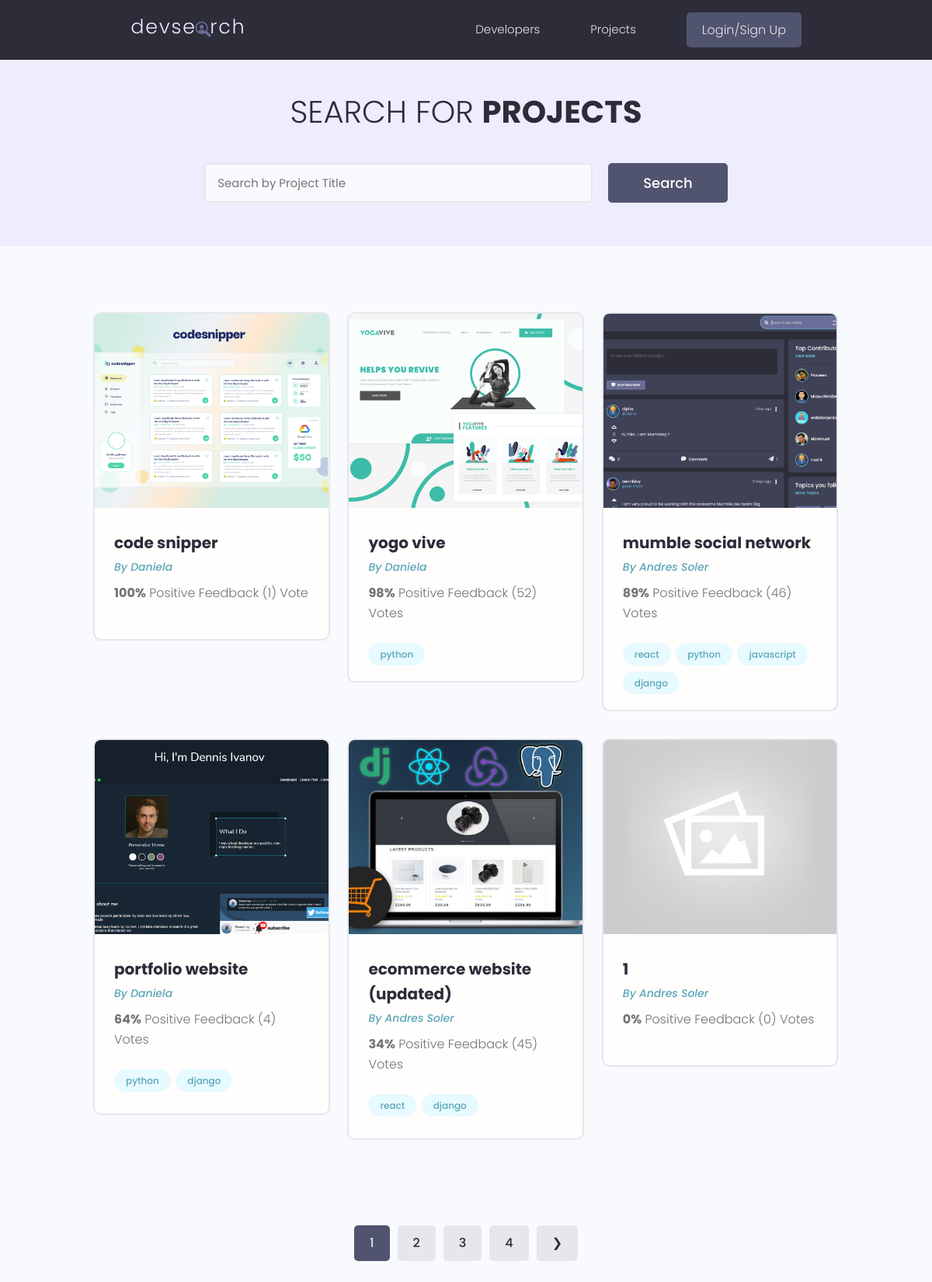
The app's page /projects/, older data.
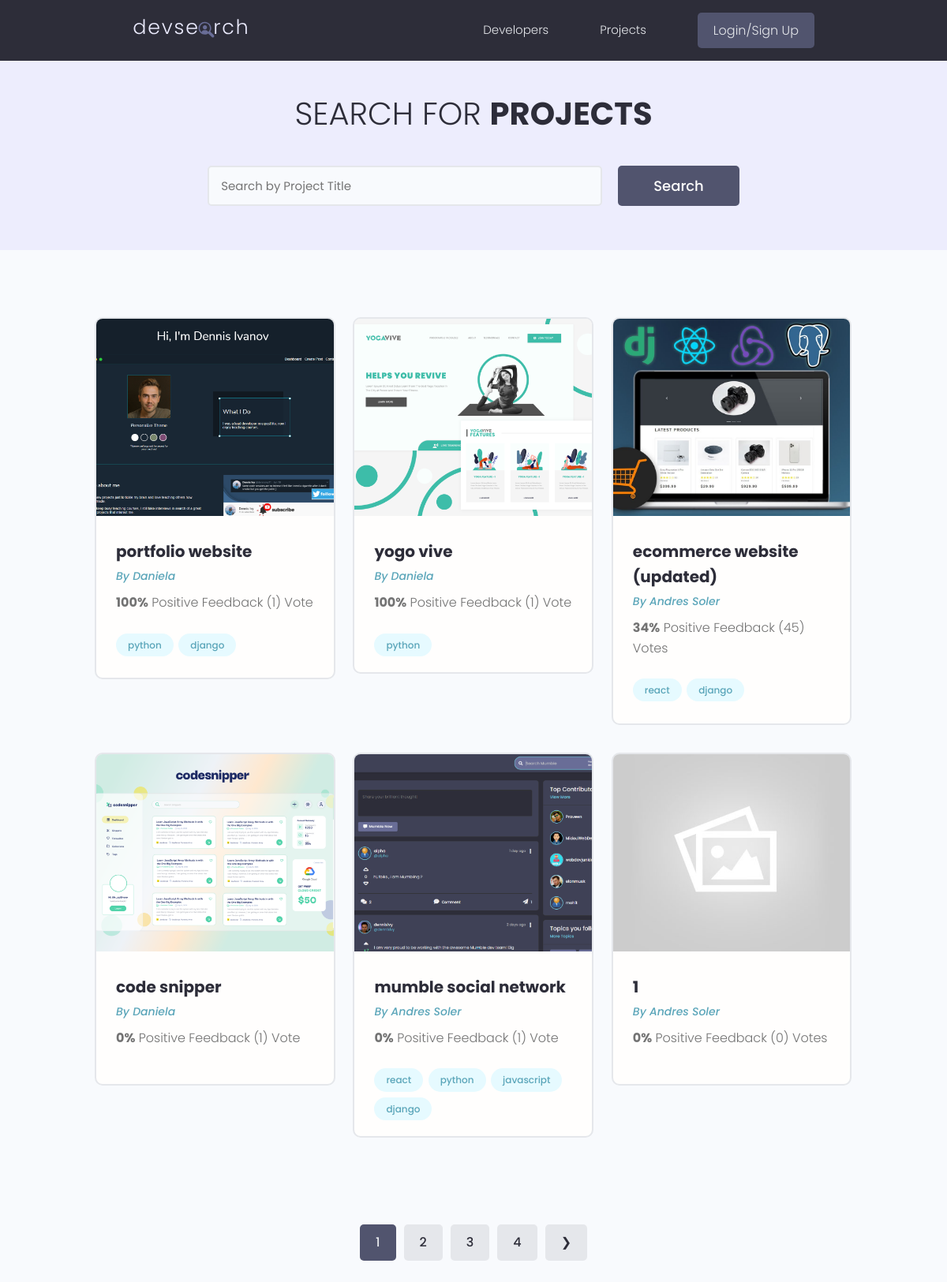
The same page, newer data.
### projects/models.py (models this page shows, shortened)
class Project(models.Model):
    owner = models.ForeignKey(Profile, null=True, blank=True, on_delete=models.SET_NULL)
    title = models.CharField(max_length=255)
    description = models.TextField(null=True, blank=True)
    featured_image = models.ImageField(null=True, blank=True, default="default.jpg")
    demo_link = models.CharField(max_length=2000, null=True, blank=True)
    source_link = models.CharField(max_length=2000, null=True, blank=True)
    tags = models.ManyToManyField('Tag', blank=True)
    vote_total = models.IntegerField(default=0, null=True, blank=True)
    vote_ratio = models.IntegerField(default=0, null=True, blank=True)
    created = models.DateTimeField(auto_now_add=True)
    id = models.UUIDField(default=uuid.uuid4, unique=True, primary_key=True, editable=False)
    class Meta:
        ordering = ['-vote_ratio',  '-vote_total', 'title']

class Tag(models.Model):
    name = models.CharField(max_length=255)
    created = models.DateTimeField(auto_now_add=True)
    id = models.UUIDField(default=uuid.uuid4, unique=True, primary_key=True, editable=False)
    def __str__(self):
        return self.name

### users/models.py (models this page shows, shortened)
class Profile(models.Model):
    user = models.OneToOneField(User, on_delete=models.CASCADE, null=True, blank=True)
    name = models.CharField(max_length=255, blank=True, null=True)
    email = models.EmailField(max_length=500, blank=True, null=True)
    username = models.CharField(max_length=255, blank=True, null=True)
    location = models.CharField(max_length=255, blank=True, null=True)
    short_intro = models.CharField(max_length=255, blank=True, null=True)
    bio = models.TextField(blank=True, null=True)
    profile_image = models.ImageField(null=True, blank=True, upload_to='profiles/', default='profiles/user-default.png')
    social_github = models.CharField(max_length=255, blank=True, null=True)
    social_twitter = models.CharField(max_length=255, blank=True, null=True)
    social_linkedin = models.CharField(max_length=255, blank=True, null=True)
    social_youtube = models.CharField(max_length=255, blank=True, null=True)
    social_website = models.CharField(max_length=255, blank=True, null=True)
    created = models.DateTimeField(auto_now_add=True)
    id = models.UUIDField(default=uuid.uuid4, unique=True, primary_key=True, editable=False)

### projects/views.py (the view)
# urls.py: path('projects/', include('projects.urls')),
def projects(request):
    projects, search = searchProjects(request)
    custom_range, projects = paginateProjects(request, projects, 6)
    context = {'projects': projects, 'search': search, 'custom_range': custom_range}
    return render(request, 'projects/projects.html', context)

### projects/utils.py (called while the page is built)
def paginateProjects(request, projects, results):
    page = request.GET.get('page')
    paginator =  Paginator(projects, results)
    try:
        projects = paginator.page(page)
    except PageNotAnInteger:
        page = 1
        projects = paginator.page(page)
    except EmptyPage:
        page = paginator.num_pages
        projects = paginator.page(page)
    left_index = (int(page) - 2)
    if left_index < 1:
        left_index = 1
    right_index = (int(page) + 4)
    if right_index > paginator.num_pages:
        right_index = paginator.num_pages + 1
    custom_range = range(left_index, right_index)
    return custom_range, projects

def searchProjects(request):
    search = ''
    if request.GET.get('search'):
        search = request.GET.get('search')
    tags = Tag.objects.filter(name__icontains=search)
    projects = Project.objects.distinct().filter(
        Q(title__icontains=search) |
        Q(description__icontains=search) |
        Q(owner__name__icontains=search) |
        Q(tags__in=tags)
    )
    return projects, search

### projects/templates/projects/projects.html (shortened to what this page needs)
{% extends 'main.html' %}
{% block content %}
<main class="projects">
    <section class="hero-section text-center">
      <div class="container container--narrow">
        <div class="hero-section__box">
          <h2>Search for <span>Projects</span></h2>
        </div>
        <div class="hero-section__search">
          <form id="search_form" class="form" action="{% url 'projects' %}" method="get">
            <div class="form__field">
              <input class="input input--text" id="formInput#search" type="text" name="search"
                placeholder="Search by Project Title" value="{{search}}" />
            </div>
            <input class="btn btn--sub btn--lg" type="submit" value="Search" />
          </form>
        </div>
      </div>
    </section>
    <section class="projectsList">
      <div class="container">
        <div class="grid grid--three">
            {% for project in projects %}
          <div class="column">
            <div class="card project">
              <a href="{% url 'project' project.id %}" class="project">
                <img class="project__thumbnail" src="{{ project.featured_image.url }}" alt="project thumbnail" />
                <div class="card__body">
                  <h3 class="project__title">{{project.title}}</h3>
                  <p><a class="project__author" href="{% url 'user-profile' project.owner.id %}">By {{project.owner.name}}</a></p>
                  <p class="project--rating">
                    <span style="font-weight: bold;">{{project.vote_ratio}}%</span> Positive
                    Feedback ({{project.vote_total}}) Vote{{ project.vote_total|pluralize:"s" }}
                  </p>
                  <div class="project__tags">
                    {% for tag in project.tags.all %}
                    <span class="tag tag--pill tag--main">
                      <small>{{tag}}</small>
                    </span>
                    {% endfor %}
                  </div>
                </div>
              </a>
            </div>
          </div>
          {% endfor %}
        </div>
      </div>
    </section>
    {% include 'pagination.html' with query=projects custom_range=custom_range %}
  </main>
{% endblock content %}

Row changes from the older to the newer data that the page shows:
changed Project "portfolio website": vote_ratio "64" → "100"; vote_total "4" → "1"; moves up the list
changed Project "yogo vive": vote_ratio "98" → "100"; vote_total "52" → "1"; moves down the list
shown differently, row unchanged: Project "ecommerce website (updated)": moves up the list
changed Project "code snipper": vote_ratio "100" → "0"
changed Project "mumble social network": vote_ratio "89" → "0"; vote_total "46" → "1"
